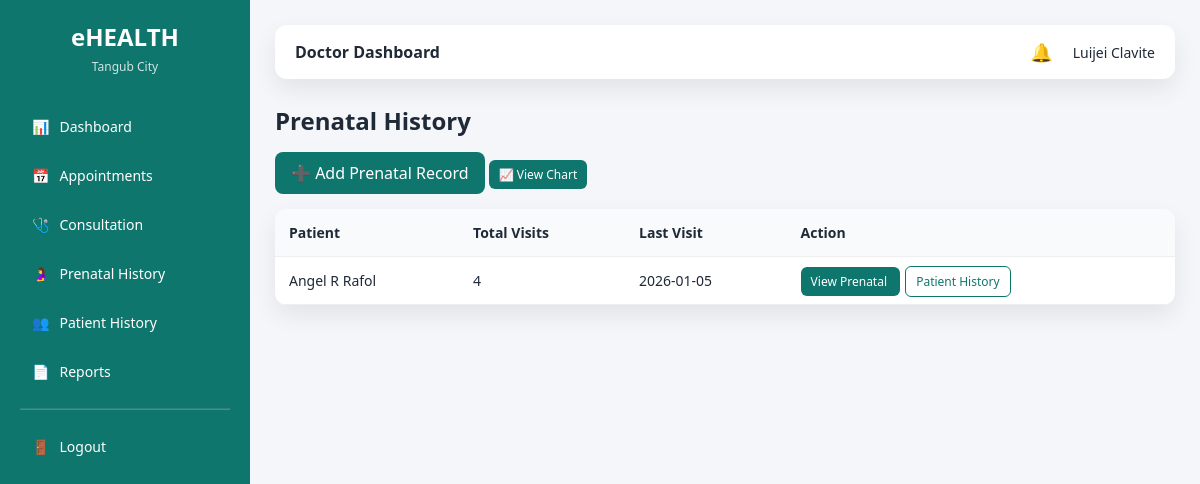
Page /doctor/prenatal.php (signed in) on the committed database.
### tables this page shows
CREATE TABLE `patients` (
  `patient_id` int(11) NOT NULL,
  `user_id` int(11) NOT NULL,
  `date_of_birth` date DEFAULT NULL,
  `gender` enum('male','female') DEFAULT NULL,
  `address` text DEFAULT NULL,
  `contact_number` varchar(20) DEFAULT NULL,
  `is_pregnant` tinyint(1) DEFAULT 0,
  `birth_date` date DEFAULT NULL,
  `blood_type` varchar(5) DEFAULT NULL,
  `medical_history` text DEFAULT NULL,
  `height` varchar(20) DEFAULT NULL,
  `weight` varchar(20) DEFAULT NULL
);

CREATE TABLE `users` (
  `user_id` int(11) NOT NULL,
  `full_name` varchar(100) NOT NULL,
  `email` varchar(100) NOT NULL,
  `password` varchar(255) NOT NULL,
  `role` enum('admin','staff','doctor','patient') NOT NULL,
  `status` enum('active','inactive') DEFAULT 'active',
  `created_at` timestamp NOT NULL DEFAULT current_timestamp()
);

### doctor/prenatal.php (the view, shortened to what this page needs)
<?php
require_once "../config/database.php";
$doctor_id = $_SESSION['user_id'];
$patients = mysqli_query(
    $conn,
    "SELECT
        p.patient_id,
        u.full_name,
        COUNT(pr.prenatal_id) AS total_visits,
        MAX(pr.visit_date) AS last_visit
     FROM prenatal_records pr
     JOIN patients p ON pr.patient_id = p.patient_id
     JOIN users u ON p.user_id = u.user_id
     JOIN appointments a ON a.patient_id = p.patient_id
     WHERE a.doctor_id = $doctor_id
     GROUP BY p.patient_id
     ORDER BY last_visit DESC"
);
?>
<!DOCTYPE html>
<html>
<head>
    <link rel="stylesheet" href="../assets/css/ui.css">
</head>
<body>
<div class="layout">
    <?php require_once "../layouts/sidebar.php"; ?>
    <main class="main">
        <?php require_once "../layouts/topbar.php"; ?>
        <h2 style="margin-bottom:15px;">Prenatal History</h2>
        <a href="prenatal_add.php" class="btn-primary" style="margin-bottom:15px;display:inline-block;">
    ➕ Add Prenatal Record
</a>
<a href="prenatal_chart.php?patient_id=<?= $row['patient_id'] ?>"
   class="btn-sm">
   📈 View Chart
</a>
        <table>
            <tr>
                <th>Patient</th>
                <th>Total Visits</th>
                <th>Last Visit</th>
                <th>Action</th>
            </tr>
            <?php if (mysqli_num_rows($patients) > 0): ?>
                <?php while ($row = mysqli_fetch_assoc($patients)): ?>
                    <tr>
                        <td><?= htmlspecialchars($row['full_name']) ?></td>
                        <td><?= $row['total_visits'] ?></td>
                        <td><?= $row['last_visit'] ?></td>
                        <td>
                            <a href="prenatal_view.php?id=<?= $row['patient_id'] ?>" class="btn-sm">
                                View Prenatal
                            </a>
                            <a href="patients.php?id=<?= $row['patient_id'] ?>"
                               class="btn-sm btn-outline">
                                Patient History
                            </a>
                        </td>
                    </tr>
                <?php endwhile; ?>
            <?php else: ?>
                <tr>
                    <td colspan="4">No prenatal records found.</td>
                </tr>
            <?php endif; ?>
        </table>
    </main>
</div>
</body>
</html>

### assets/css/ui.css (style rules this page uses)
:root { --primary: #0f766e; --primary-dark: #115e59; --background: #f4f6f9; --card-bg: #ffffff; --text-dark: #1f2937; --accent: #f59e0b; --danger: #dc2626; --success: #16a34a; --shadow: 0 10px 25px rgba(0,0,0,0.08); }
* { margin: 0; padding: 0; box-sizing: border-box; font-family: "Segoe UI", Tahoma, sans-serif; }
a { text-decoration: none; }
body { background: var(--background); color: var(--text-dark); }
.btn-primary { background: var(--primary); color: #fff; border: none; padding: 10px 16px; border-radius: 8px; cursor: pointer; transition: 0.2s ease; }
.btn-sm { font-size: 11px; }
.layout { display: flex; min-height: 100vh; }
.main { flex: 1; padding: 25px; background: var(--background); overflow-y: auto; }
table { width: 100%; border-collapse: collapse; }
table th, table td { padding: 14px; border-bottom: 1px solid #eee; text-align: left; font-size: 14px; }
table th { background: #f8fafc; font-weight: 600; }

### doctor/prenatal.php (style rules this page uses)
.layout { display: flex; }
.main { flex: 1; padding: 25px; }
table { width: 100%; background: #fff; border-radius: 12px; box-shadow: var(--shadow); border-collapse: collapse; overflow: hidden; }
th, td { padding: 12px; border-bottom: 1px solid #eee; font-size: 14px; }
th { background: #f8fafc; }
.btn-sm { padding: 6px 10px; border-radius: 6px; font-size: 12px; text-decoration: none; background: var(--primary); color: #fff; margin-right: 5px; }
.btn-outline { background: transparent; border: 1px solid var(--primary); color: var(--primary); }

### rows in the picture
patients: user.full_name "Angel R Rafol", total_visits "4", last_visit "2026-01-05"

### other values in the picture
$role "Doctor"
$full_name "Luijei Clavite"
